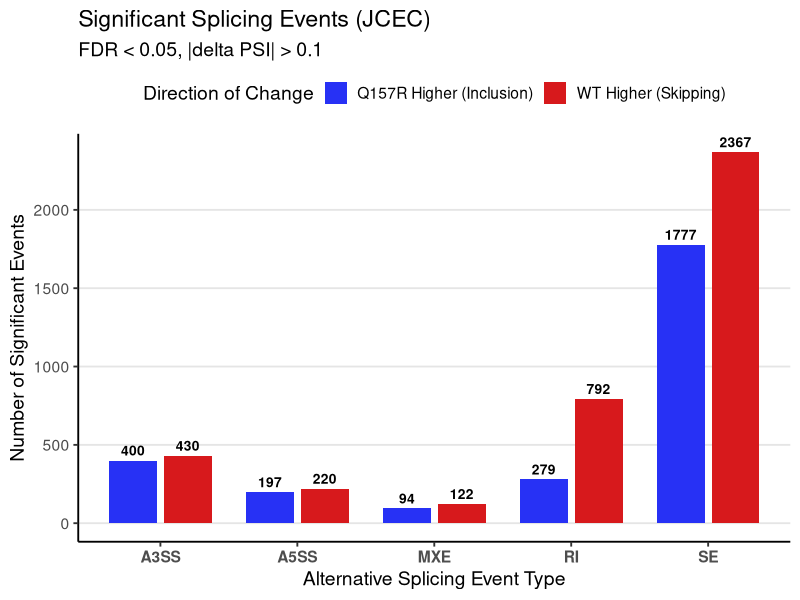

Recreate this plot in R.
library(ggplot2)
library(dplyr)
library(tidyr)

# 1. Load the summary data
# Ensuring we read the tab-separated format from rMATS
summary_df <- read.table("2026_02_19_summary_sg_analysis.txt", header = TRUE, sep = "\t")

# 2. Reshape data for plotting
# We want to compare Sample 1 Higher vs Sample 2 Higher for JCEC
plot_data <- summary_df %>%
  select(EventType, 
         "WT Higher (Skipping)" = SigEventsJCECSample1HigherInclusion, 
         "Q157R Higher (Inclusion)" = SigEventsJCECSample2HigherInclusion) %>%
  pivot_longer(cols = -EventType, names_to = "Direction", values_to = "Count")

# 3. Create the Manuscript-Ready Bar Plot
p_summary <- ggplot(plot_data, aes(x = EventType, y = Count, fill = Direction)) +
  geom_bar(stat = "identity", position = position_dodge(width = 0.8), width = 0.7) +
  geom_text(aes(label = Count), 
            position = position_dodge(width = 0.8), 
            vjust = -0.5, size = 3.5, fontface = "bold") +
  scale_fill_manual(values = c("WT Higher (Skipping)" = "#D7191C", 
                               "Q157R Higher (Inclusion)" = "#2731F5")) +
  labs(
    title = "Significant Splicing Events (JCEC)",
    subtitle = "FDR < 0.05, |delta PSI| > 0.1",
    x = "Alternative Splicing Event Type",
    y = "Number of Significant Events",
    fill = "Direction of Change"
  ) +
  theme_classic(base_size = 14) +
  theme(
    legend.position = "top",
    axis.text.x = element_text(face = "bold"),
    panel.grid.major.y = element_line(color = "grey90")
  )

# Display plot
print(p_summary)

# 4. Optional: Save for publication
# ggsave("rMATS_Summary_Barplot.pdf", p_summary, width = 7, height = 5)